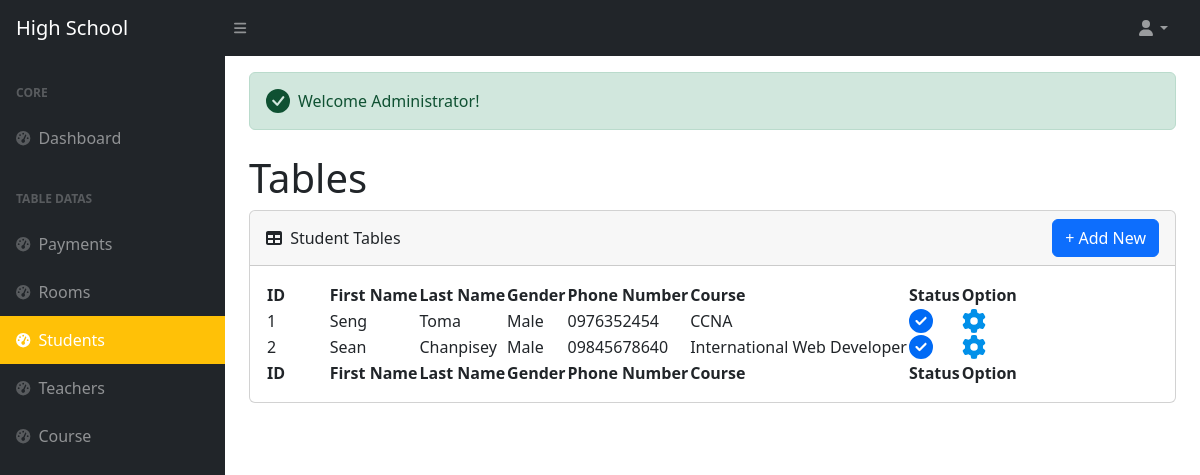
The page /students/index.php (signed in) on the database its author committed.
### tables this page shows
CREATE TABLE IF NOT EXISTS `students` (
  `id` int NOT NULL AUTO_INCREMENT,
  `first_name` varchar(100) NOT NULL,
  `last_name` varchar(100) NOT NULL,
  `gender` int NOT NULL,
  `phone_number` varchar(20) NOT NULL,
  `course_id` int NOT NULL,
  `status` int NOT NULL DEFAULT '1',
  `created_at` timestamp NOT NULL DEFAULT CURRENT_TIMESTAMP,
  `updated_at` timestamp NOT NULL ON UPDATE CURRENT_TIMESTAMP,
  PRIMARY KEY (`id`)
);

CREATE TABLE IF NOT EXISTS `courses` (
  `id` int NOT NULL AUTO_INCREMENT,
  `name` varchar(100) NOT NULL,
  `price` float NOT NULL,
  `status` int NOT NULL DEFAULT '1',
  `created_at` timestamp NOT NULL DEFAULT CURRENT_TIMESTAMP,
  `updated_at` timestamp NOT NULL ON UPDATE CURRENT_TIMESTAMP,
  PRIMARY KEY (`id`)
);

### students/index.php (the view, shortened to what this page needs)
<?php
include('../config.php');
include(ROOT_PATH . '/layouts/header.php');
include(ROOT_PATH . '/layouts/navbar.php');
include(ROOT_PATH . '/layouts/sidebar.php');
?>
<?php
      $sql = "SELECT students.*, courses.name as course_name FROM students
                  INNER JOIN courses ON courses.id = students.course_id
                  ORDER BY id DESC";
      $result = $mysql->query($sql);
      $i = 1;
?>
<main>
      <div class="container-fluid px-4">
           <div class="mt-3">
           <?php
                  if (isset($_SESSION['success_sms'])) {
                        echo '<div class="alert alert-success d-flex align-items-center" role="alert">
                        <svg class="bi flex-shrink-0 me-2" width="24" height="24" role="img" aria-label="Success:"><use xlink:href="#check-circle-fill"/></svg>
                        <div>' . $_SESSION['success_sms'] . '</div>
                                    </div>';
                  }
            ?>
           </div>
            <h1 class="mt-4">Tables</h1>
            <div class="card mb-4">
                  <div class="card-header justify-content-between d-flex align-items-center ">
                        <div>
                              <i class="fas fa-table me-1"></i>
                              Student Tables
                        </div>
                        <button type="button" class="btn btn-primary" data-bs-toggle="modal" data-bs-target="#createStudent">
                              + Add New
                        </button>
                  </div>
                  <div class="card-body">
                        <table id="datatablesSimple">
                              <thead>
                                    <tr>
                                          <th class="col-1">ID</th>
                                          <th>First Name</th>
                                          <th>Last Name</th>
                                          <th>Gender</th>
                                          <th>Phone Number</th>
                                          <th>Course</th>
                                          <th>Status</th>
                                          <th>Option</th>
                                    </tr>
                              </thead>
                              <tfoot>
                                    <tr>
                                          <th>ID</th>
                                          <th>First Name</th>
                                          <th>Last Name</th>
                                          <th>Gender</th>
                                          <th>Phone Number</th>
                                          <th>Course</th>
                                          <th>Status</th>
                                          <th>Option</th>
                                    </tr>
                              </tfoot>
                              <tbody id="table_data">
                                    <?php while ($student = $result->fetch_object()) { ?>
                                          <tr>
                                                <td><?php echo $i++ ?></td>
                                                <td><?php echo $student->first_name ?></td>
                                                <td><?php echo $student->last_name ?></td>
                                                <td><?php echo ($student->gender == 1) ? 'Male' : 'Female' ?></td>
                                                <td><?php echo $student->phone_number ?></td>
                                                <td><?php echo $student->course_name ?></td>
                                                <td><?php echo ($student->status == 0) ? ' <i class="fa-solid fa-circle-xmark fa-xl" style="color: #f50000;"></i>'  :  '<i class="fa-solid fa-circle-check fa-xl" style="color: #006af5;"></i> ' ?></td>
                                                <td>
                                                      <a href="edit.php ? id=<?php echo $student ->id?>"><i class="fa-solid fa-gear fa-xl" style="color: #0190e9;"></i></button></a>
                                                </td>
                                          </tr>
                                    <?php } ?>
                              </tbody>
                        </table>
                  </div>
            </div>
      </div>
</main>
<?php
      include(ROOT_PATH . '/layouts/footer.php');
?>

### rows shown on the page
students: first_name "Seng", last_name "Toma", gender "Male", phone_number "0976352454", course.name "CCNA", status 1 (drawn)
students: first_name "Sean", last_name "Chanpisey", gender "Male", phone_number "09845678640", course.name "International Web Developer", status 1 (drawn)

### other values the page prints
$_SESSION['success_sms'] "Welcome Administrator!"
